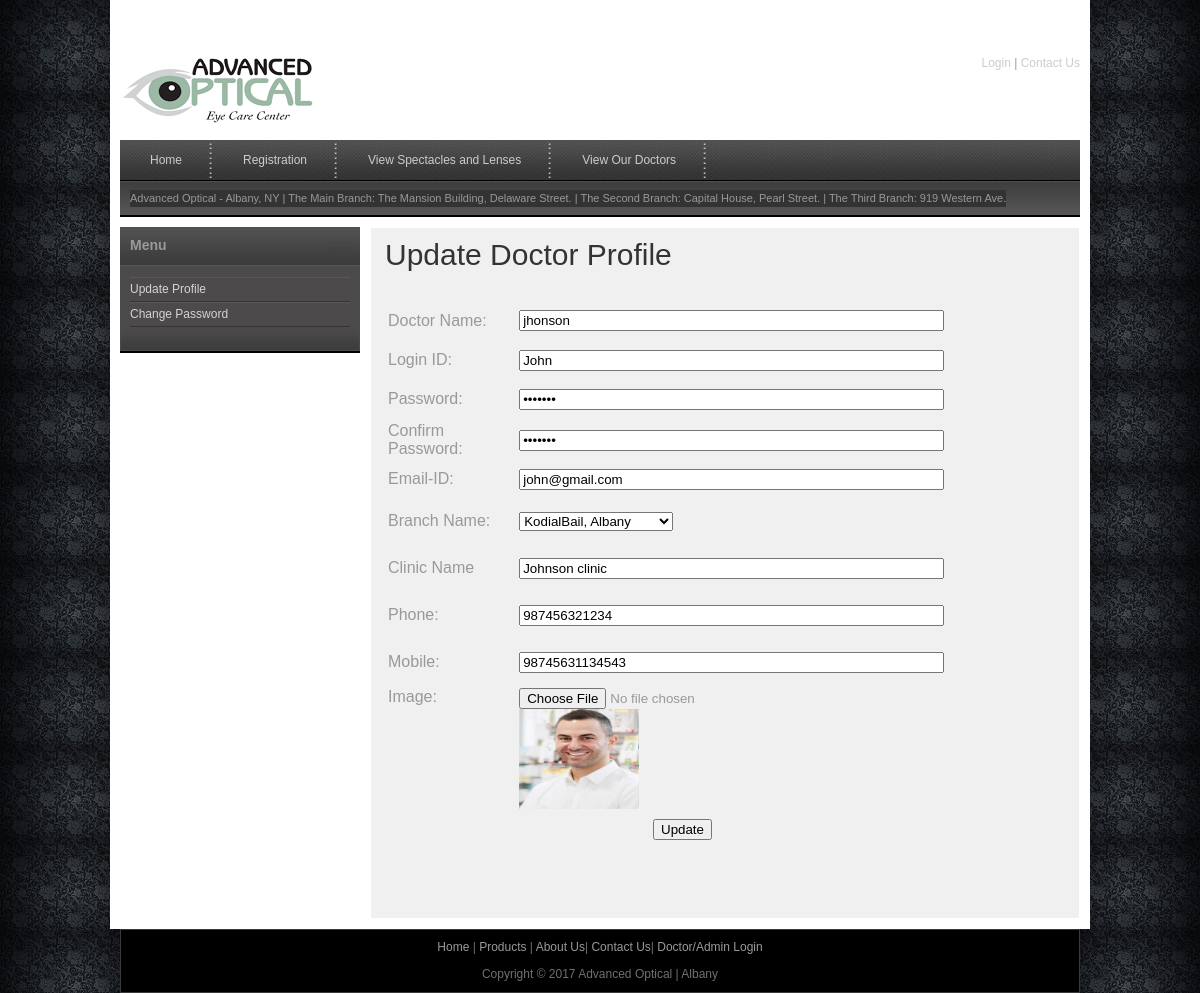
Screenshot of /updatedoctor.php?docid=14 with the database file from the repository.
### tables this page shows
CREATE TABLE IF NOT EXISTS `doctor` (
  `doc_id` int(10) NOT NULL AUTO_INCREMENT,
  `branch_id` int(10) NOT NULL,
  `doc_name` varchar(25) NOT NULL,
  `clinic_name` varchar(25) NOT NULL,
  `email_id` varchar(25) NOT NULL,
  `phone` varchar(25) NOT NULL,
  `mobile` varchar(25) NOT NULL,
  `login_id` varchar(25) NOT NULL,
  `password` varchar(25) NOT NULL,
  `created_at` date NOT NULL,
  `image` varchar(70) NOT NULL,
  `last_login` datetime DEFAULT NULL,
  PRIMARY KEY (`doc_id`)
);

### updatedoctor.php (the view, shortened to what this page needs)
<?php
include("includes/header.php");
include("includes/conn.php");
?>
<?php
if(isset($_SESSION["doc_id"]))
{
		$resdocrec =  mysqli_query($con, "Select * from doctor where doc_id='$_SESSION[doc_id]'");
}
else
{
	$resdocrec =  mysqli_query($con, "Select * from doctor where doc_id='$_GET[docid]'");
}
$rowsdoc = mysqli_fetch_array($resdocrec);
$brid = $rowsdoc['branch_id'];
$docname = $rowsdoc['doc_name'];
$clinicname= $rowsdoc['clinic_name'];
$emailid = $rowsdoc['email_id'];
$phone= $rowsdoc['phone'];
$mobile= $rowsdoc['mobile'];
$loginid= $rowsdoc['login_id'];
$password = $rowsdoc['password'];
?>
    <div id="templatemo_main">
   		<div id="sidebar" class="float_l">
        	<div class="sidebar_box"><span class="bottom"></span>
            	<?php
				include("sidebar.php");
				if($_SESSION["logtype"]=='Administrator')
{
	docssidebar();
}
else
{
	doctorhome();
}
			?>
            </div>
   		</div>
        <div id="content" class="float_r">
          <h1>Update Doctor Profile</h1>
          <form id="form1" name="form1" method="post" action=""  onsubmit="return validation()" enctype="multipart/form-data" >
            <table width="595" border="0">
              <tr>
                <td width="118" height="40"><label for="docname" class="left">Doctor Name:</label></td>
                <td width="304"><label for="docname" class="left"></label>
                <input class="right" name="docname" type="text" id="docname" size="50" value="<?php echo $docname;?>"/></td>
              </tr>
              <tr>
                <td height="35"><label  class="left" for="loginid" >Login ID:</label></td>
                <td><input  class="right" name="loginid" type="text" id="loginid" readonly="readonly" size="50" value="<?php echo $loginid ;?>" /></td>
              </tr>
              <tr>
                <td height="39">Password:</td>
                <td><input name="password" type="password" class="right"  id="password" size="50" value="<?php echo $password ;?>"/></td>
              </tr>
              <tr>
                <td height="39">Confirm Password:</td>
                <td><input name="cpassword" type="password" class="right"  id="dob" size="50" value="<?php echo $password;?>" /></td>
              </tr>
              <tr>
                <td height="35">Email-ID:</td>
                <td><input name="emailid" type="text" class="right"  id="dob2" size="50" value="<?php echo $emailid ;?>" /></td>
              </tr>
              <tr>
                <td height="45"><label for="contact" class="left">Branch Name:</label></td>
                 <?php
           	$resdocreca =  mysqli_query($con, "Select * from branch");
			?>
                <td><select name="bname" id="bname">
                <?php
			while($rowsa = mysqli_fetch_array($resdocreca))
			{
				if($brid == $rowsa["branch_id"])
				{
				echo "<option value='$rowsa[branch_id]' selected='selected'>$rowsa[branch_name]</option>";
				}
				else
				{
				echo "<option value='$rowsa[branch_id]'>$rowsa[branch_name]</option>";
				}
			}
			?>
                </select></td>
              </tr>
              <tr>
                <td height="45">Clinic Name</td>
                <td><input name="cname" type="text" class="right"  id="dob5" size="50" value="<?php echo $clinicname ;?>" /></td>
              </tr>
              <tr>
                <td height="45">Phone:</td>
                <td><input name="phone" type="text" class="right"  id="dob3" size="50" value="<?php echo $phone ;?>" /></td>
              </tr>
              <tr>
                <td height="45">Mobile:</td>
                <td><input name="mobile" type="text" class="right"  id="dob4" size="50" value="<?php echo $mobile ;?>" /></td>
              </tr>
			   <tr>
              <td height="32" valign="top">Image:</td>
              <td colspan="3"><label for="file"></label>
              <input type="file" name="file" id="file" />
              	<?php
				$image =  $rowsdoc['image'];
            if($image =="")
			 	{
				$img = "noimage.jpg";
			 	}
				else
				{
				$img = $image;
				}
				?><br />
                <?php
			  if(isset($_GET['docid']))
			  {
			  ?>
                <img src="upload/<?php echo $img; ?>" alt="Image 02" height="100" width="120"/>
                <?php
			  }
			?>
              </td>
            </tr>
			  <tr>
                <td height="35" colspan="2" align="center"><input type="submit" name="submit" id="submit" value="Update" class="buttonabc"/></td>
              </tr>
            </table>
            <p>&nbsp; </p>
            <p>&nbsp;</p>
          </form>
</div>
  </div>
    </div>
    <?php
include("includes/footer.php");
?>

### css/tm_style.css (style rules this page uses)
body { margin: 0; padding: 0; color: #999; font-family: Tahoma, Geneva, sans-serif; font-size: 12px; line-height: 1.4em; background-color: #2e2e2e; background-repeat: repeat; background-image: url(../images/tm_body.jpg) }
p { margin: 0 0 10px 0; padding: 0; }
img { border: none; }
h1, h2, h3, h4, h5, h6 { color: #333; font-weight: normal; }
h1 { font-size: 30px; margin: 0 0 30px; padding: 5px 0; }
.float_l { float: left }
.float_r { float: right }
#content { width: 680px; background: #f0f0f0; border: 1px solid #fff; padding: 14px; }
#sidebar { width: 240px }
.sidebar_box { position: relative; background: #4c4a4a; margin-bottom: 36px; }
.sidebar_box span.bottom { position: absolute; bottom: -26px; left: 0; width: 240px; height: 26px; background: url(../images/tm_sidebar_bottom.jpg) }

### rows the page displays
doctor: docname "jhonson", loginid "John", emailid "john@gmail.com", cname "Johnson clinic", phone "987456321234", mobile "98745631134543", image (picture)

### other values shown
form field bname "KodialBail, Albany"
